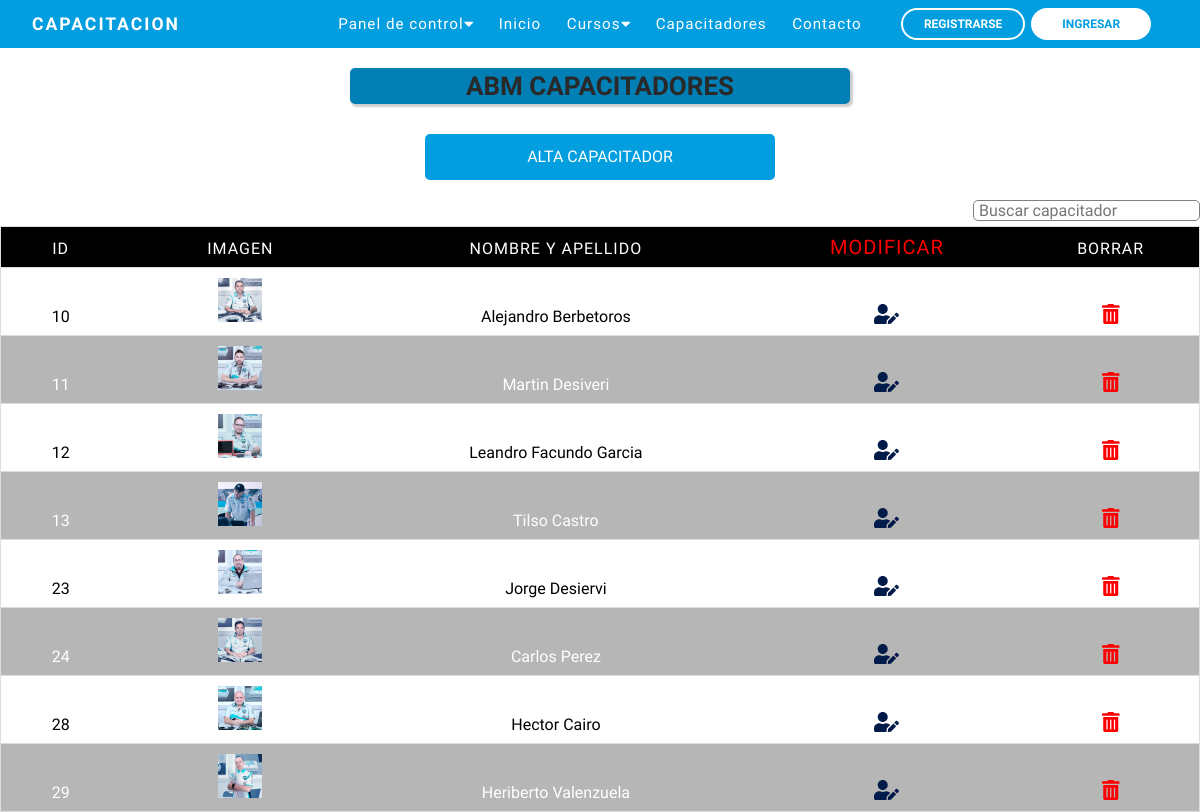
/abmCapacitadores.php, run on the app's committed database.
### tables this page shows
CREATE TABLE `capacitadores` (
  `id` int(10) NOT NULL,
  `nombre` varchar(120) NOT NULL,
  `apellido` varchar(120) NOT NULL,
  `cuil_cuit` int(11) NOT NULL,
  `imagen` varchar(255) NOT NULL DEFAULT 'usersNone.png',
  `telefono` varchar(12) NOT NULL,
  `direccion` varchar(120) NOT NULL,
  `codigo_postal` varchar(10) NOT NULL,
  `email` varchar(120) NOT NULL,
  `especialidad` varchar(255) NOT NULL,
  `descripcion` varchar(1000) NOT NULL,
  `provincia` varchar(60) NOT NULL,
  `fecha_alta` date NOT NULL DEFAULT current_timestamp(),
  `fecha_baja` date NOT NULL
);

### abmCapacitadores.php (the view, shortened to what this page needs)
<?php
require_once('bd/conexion.php');
$consulta = $pdo->prepare('SELECT id, imagen, nombre, apellido FROM capacitadores ORDER BY id');
$consulta -> execute();
?>
<?php
require_once('bd/conexion.php');
if (isset( $_POST['input-buscador'])) {
	$palabra = $_POST['input-buscador'];
	try {
	$bus = $pdo->prepare("SELECT id, imagen, nombre, apellido FROM capacitadores WHERE LOWER(capacitadores.nombre) LIKE LOWER('%$palabra%') ORDER BY id");
	$bus->execute();
	} catch(PDOException $e) {
	echo $e->getMessage();
	}
	} else {
	$bus = $pdo->prepare("SELECT id, imagen, nombre, apellido FROM capacitadores ORDER BY id");
	$bus->execute();
	}
?>
<!DOCTYPE html>
<html lang="es">
<head>
	<link rel="stylesheet" href="css/reset.css">
	<link rel="stylesheet" type="text/css" href="css/abmCapacitadores.css">
</head>
</body>
<body>
		<?php require_once("nav.php") ?>
		<div class="cont_title">
			<p>ABM CAPACITADORES</p>
		</div>
			<div class="contenedor">
			<a href="formularioCapacitador.php" class="btnAlta">ALTA CAPACITADOR</a>
		<table border="1">
			<thead>
				<tr>
				<form action="" method="POST">
						<div class="header-content">
							<input type="text" class="input-buscador" id="input-buscador" name="input-buscador" placeholder="Buscar capacitador">
						</div>
					</form>
					<th class="id">Id</th>
					<th class="imagen">Imagen</th>
					<th class="nombreApellido">Nombre y apellido</th>
					<th class="borrar">Modificar</th>
					<th class="editar">Borrar</th>
				</tr>
			</thead>
			<tbody>
				<tr>
				<?php while ($datos = $consulta->fetch(PDO::FETCH_ASSOC)) { ?>
					<?php while ($datos = $bus->fetch(PDO::FETCH_ASSOC)) { ?>
					<td class="id" data-label="id"><?= $datos['id'] ?></td>
					<td class="imagen" ><img width="20%" src="images/capacitadores/<?= $datos['imagen'] ?>" alt=""></td>
					<td class="nombreApellido" data-label="Nombre y Apellido"><?= $datos['nombre'].' '.$datos['apellido'] ?></td>
					<td class="Editar"><a href="<?= 'editCapacitador.php?id='.$datos['id'] ?>"><i class="fas fa-user-edit edit"></i></a></td>
					<td class="Borrar"><a onclick="return confirmaCapacitador()" href="<?= 'deleteCapacitadores.php?id='.$datos['id'] ?>"><i class="fas fa-trash-alt  borrar "></i></a></td>
				</tr>
				<?php } ?>
				<?php } ?>
			</tbody>
		</table>
	</div>
</body>
</html>

### css/abmCapacitadores.css (style rules this page uses)
* { font-family: 'Raleway', sans-serif !important; font-size: 16px; }
.header-content { max-width: 1200px; display: flex; align-items: end; justify-content: end; width: 100%; padding-bottom: 5px; }
.input-buscador { padding-left: 5px; border-radius: 5px; border: 1px solid gray; }
.cont_title { text-align: center; display: flex; justify-content: center; font-family: 'Raleway', sans-serif !important; }
.cont_title p { max-width: 1200px; border-radius: 5px; color: rgb(41, 41, 41);; width: 500px; font-size: 26px; font-weight: 600; background-color: #027fb5;; box-shadow: 2px 2px 2px 1px rgba(0, 0, 0, 0.2); padding: 5px; margin: 20px 10px 10px 10px; }
.btnAlta { display: block; background-color: #029ee0; width: 200px; border: none; color: #ffffff; font-weight: 500; padding: 12px 10px; text-decoration: none; font-size: 20px; border-radius: 5px; margin: 20px 0 0 0; text-align: center; }
.contenedor { display: flex; flex-wrap: wrap; justify-content: center; }
.btnAlta { background-color: #029ee0; width: 350px; border: none; color: white; font-weight: 500; padding: 15px 12px; text-decoration: none; font-size: 16px; border-radius: 5px; margin: 20px 0 20px 0; text-align: center; }
table { max-width: 1200px; border: 1px solid #ccc; width: 100%; margin: 0; padding: 0; border-collapse: collapse; border-spacing: 0; }
table tr { border: 1px solid #ddd; padding: 5px; }
table td, table th { text-align: center; padding: 10px; }
.id { width: 10%; }
table th { text-transform: uppercase; font-family: 18px; letter-spacing: 1px; background-color: #000000; color: #fff }
.imagen { width: 20%; }
.edit { text-decoration: none; color: #001a49; font-size: 20PX; }
.borrar { text-decoration: none; color: red; font-size: 20PX; }

### css/nav.css (style rules this page uses)
* { padding: 0; margin: 0; box-sizing: border-box; }
a { text-decoration: none; }

### data on the page
capacitadores: id "10", imagen (picture), nombre "Alejandro", apellido "Berbetoros"
capacitadores: id "11", imagen (picture), nombre "Martin", apellido "Desiveri"
capacitadores: id "12", imagen (picture), nombre "Leandro Facundo", apellido "Garcia"
capacitadores: id "13", imagen (picture), nombre "Tilso", apellido "Castro"
capacitadores: id "23", imagen (picture), nombre "Jorge", apellido "Desiervi"
capacitadores: id "24", imagen (picture), nombre "Carlos", apellido "Perez"
capacitadores: id "28", imagen (picture), nombre "Hector", apellido "Cairo"
capacitadores: id "29", imagen (picture), nombre "Heriberto", apellido "Valenzuela"
